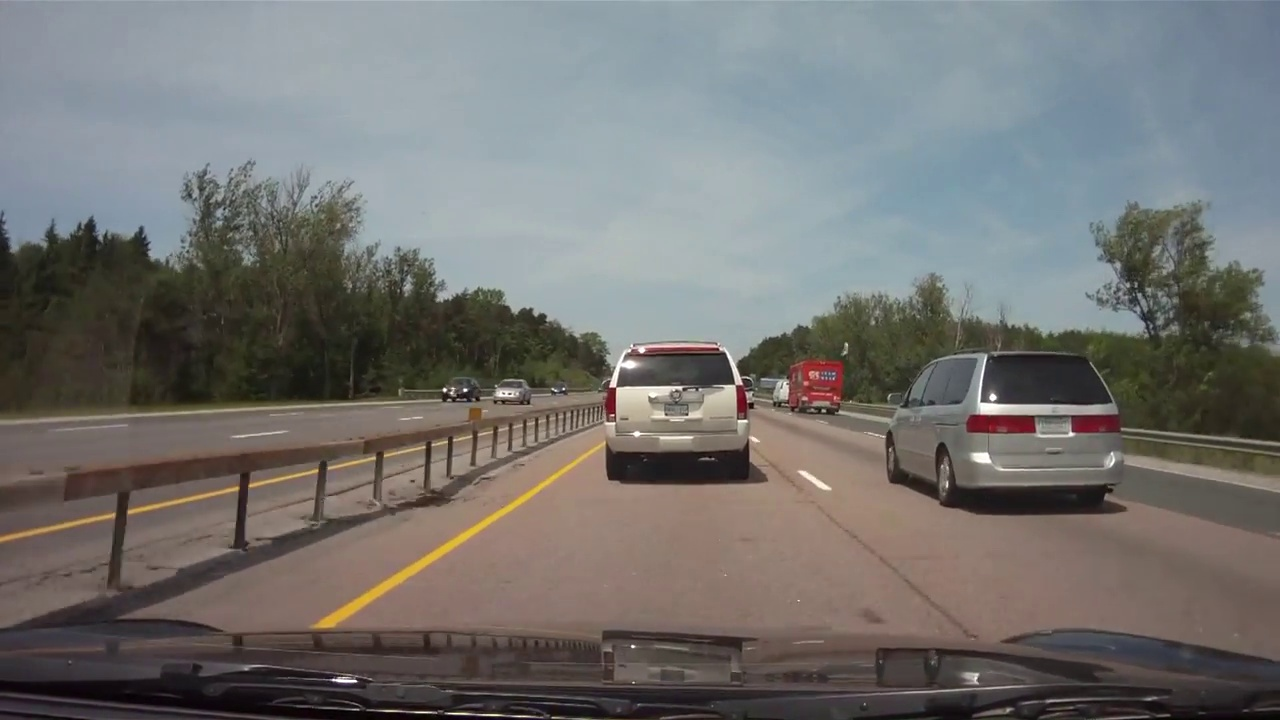
#> input picture Test_images/dashcam_driving/frame1005.jpg, 1280 x 720 px, given in place of frame100.jpg, which was not available
$ python Pipeline.py   (older library calls are emulated)
#> lines starting #> are read from the running program, lines starting #| are printed output that depends on the picture; pictures that were not available may be replaced by others from this repository, and a replacement may not be noted
import numpy as np
import cv2
import pickle
import glob
import matplotlib.pyplot as plt
import os
# [5 lines of commented-out code are left out]

mtx = np.array([[1.15694035e+03, 0.00000000e+00, 6.65948597e+02],[0.00000000e+00, 1.15213869e+03, 3.88785178e+02],[0.00000000e+00, 0.00000000e+00, 1.00000000e+00]],np.float64)
dist = np.array([-2.37636612e-01, -8.54129776e-02, -7.90955950e-04, -1.15908700e-04, 1.05741395e-01],np.float64)

def unwarp(img, src, dst):
    h,w = img.shape[:2]
    # use cv2.getPerspectiveTransform() to get M, the transform matrix, and Minv, the inverse
    M = cv2.getPerspectiveTransform(src, dst)
    Minv = cv2.getPerspectiveTransform(dst, src)
    # use cv2.warpPerspective() to warp your image to a top-down view
    warped = cv2.warpPerspective(img, M, (w,h), flags=cv2.INTER_LINEAR)
    return warped, M, Minv

def undistort(img):
    undist = cv2.undistort(img, mtx, dist, None, mtx)
    return undist

# Define a function that applies Sobel x or y,
# then takes an absolute value and applies a threshold.
def abs_sobel_thresh(img, orient='x', thresh_min=25, thresh_max=255):
    # Apply the following steps to img
    # 1) Convert to grayscale === or LAB L channel
    gray = (cv2.cvtColor(img, cv2.COLOR_RGB2Lab))[:,:,0]
    # 2) Take the derivative in x or y given orient = 'x' or 'y'
    sobel = cv2.Sobel(gray, cv2.CV_64F, orient=='x', orient=='y')
    # 3) Take the absolute value of the derivative or gradient
    abs_sobel = np.absolute(sobel)
    # 4) Scale to 8-bit (0 - 255) then convert to type = np.uint8
    scaled_sobel = np.uint8(255*abs_sobel/np.max(abs_sobel))
    # 5) Create a mask of 1's where the scaled gradient magnitude
            # is > thresh_min and < thresh_max
    sxbinary = np.zeros_like(scaled_sobel)
    sxbinary[(scaled_sobel >= thresh_min) & (scaled_sobel <= thresh_max)] = 1
    # 6) Return this mask as your binary_output image
    binary_output = sxbinary # Remove this line
    return binary_output

# Define a function that applies Sobel x and y,
# then computes the magnitude of the gradient
# and applies a threshold
# [102 lines left out: functions mag_thresh, dir_thresh, hls_sthresh, hls_lthresh, lab_bthresh, pipeline, not called in this run]


def main():
    dashcam_image_path = '/home/profesor/Documents/[ADAS]_Finding_Lanes/dashcam_driving/'
    img_arg="frame"
    count = 100
    k=0
    #cv2.namedWindow('prikaz', cv2.WINDOW_NORMAL)
    while k is not 27:

        imgOriginal = cv2.imread(dashcam_image_path+img_arg+str(count)+".jpg")               # open image
#> imgOriginal is the input picture: shape (720, 1280, 3); mean B, G, R 112.4, 114.5, 115.3
        #imgOriginal = cv2.imread('/home/profesor/Documents/test_files/roma/BDXD54/IMG00106.jpg')               # open image

        cv2.namedWindow(img_arg+str(count)+".jpg", cv2.WINDOW_NORMAL)
        cv2.resizeWindow(img_arg+str(count)+".jpg",1280,720)
        if imgOriginal is None:                             # if image was not read successfully
            print ("error: image not read from file \n\n")        # print error message to std out
            os.system("pause")                                  # pause so user can see error message
            return

        exampleImg=np.copy(imgOriginal)
        exampleImg_undistort = undistort(exampleImg)
        #exampleImg_undistort = exampleImg
        h,w = exampleImg_undistort.shape[:2]
         # original values
        src = np.float32([(575,464),
                          (707,464),
                          (258,682),
                          (1049,682)])
        # src = np.float32([(550,430),
        #                   (730,430),
        #                   (200,622),
        #                   (1080,622)])
        dst = np.float32([(450,0),
                          (w-450,0),
                          (450,h),
                          (w-450,h)])

        exampleImg_unwarp, M, Minv = unwarp(exampleImg_undistort, src, dst)
#> in unwarp, `warped = cv2.warpPerspective(img, M, (w,h), flags=cv2.INTER_LINEAR)`:
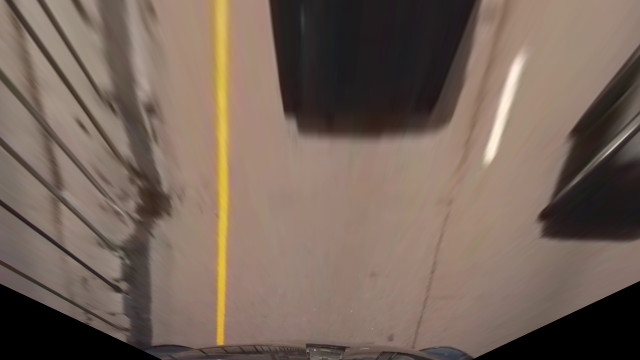
#> warped: shape (720, 1280, 3) (shown at 1/2 size); mean B, G, R 90, 101.1, 118.3
#> M = [[-0.299, -1.51, 823.7], [-4.34e-16, -2.06, 954], [-2.81e-19, -0.00238, 1]]; Minv = [[0.347, -0.739, 418.7], [0, -0.486, 464], [0, -0.00116, 1]]

        # Visualize multiple color space channels
        exampleImg_unwarp_R = exampleImg_unwarp[:,:,0]
        exampleImg_unwarp_G = exampleImg_unwarp[:,:,1]
        exampleImg_unwarp_B = exampleImg_unwarp[:,:,2]
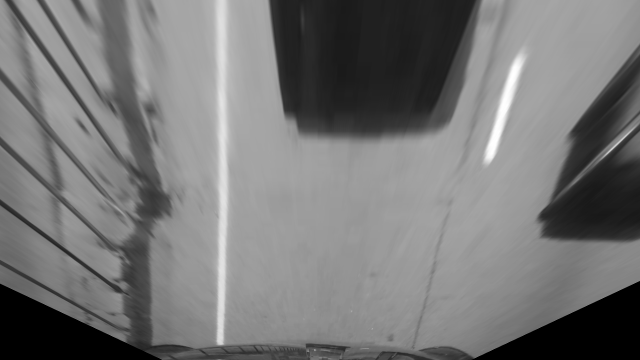
#> exampleImg_unwarp_B: shape (720, 1280) (shown at 1/2 size); min 0, max 255, mean 118.3
        exampleImg_unwarp_HSV = cv2.cvtColor(exampleImg_unwarp, cv2.COLOR_RGB2HSV)
#> exampleImg_unwarp_HSV: shape (720, 1280, 3); mean H, S, V 103.4, 55.6, 118.4
        exampleImg_unwarp_H = exampleImg_unwarp_HSV[:,:,0]
        exampleImg_unwarp_S = exampleImg_unwarp_HSV[:,:,1]
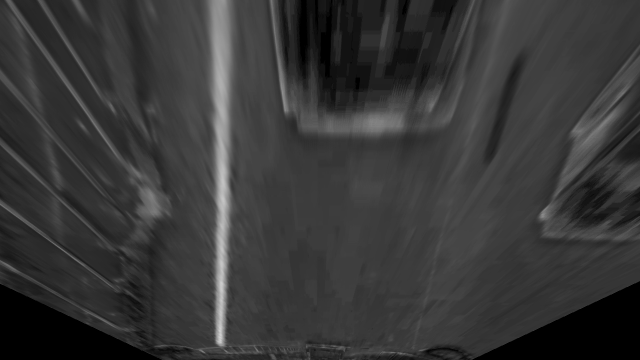
#> exampleImg_unwarp_S: shape (720, 1280) (shown at 1/2 size); min 0, max 210, mean 55.6
        exampleImg_unwarp_V = exampleImg_unwarp_HSV[:,:,2]
        exampleImg_unwarp_LAB = cv2.cvtColor(exampleImg_unwarp, cv2.COLOR_RGB2Lab)
#> exampleImg_unwarp_LAB: shape (720, 1280, 3); mean of channels 0, 1, 2 106.8, 128.1, 117.3
        exampleImg_unwarp_L = exampleImg_unwarp_LAB[:,:,0]
        exampleImg_unwarp_A = exampleImg_unwarp_LAB[:,:,1]
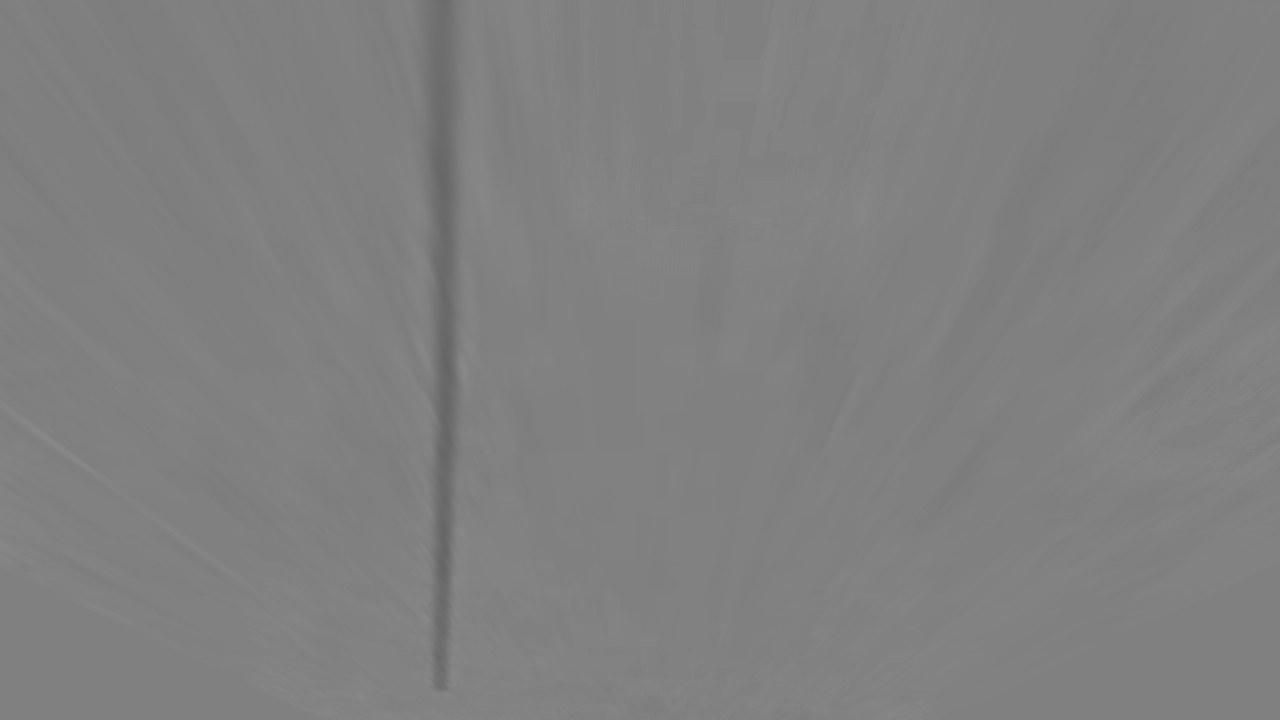
#> exampleImg_unwarp_A: shape (720, 1280); min 101, max 137, mean 128.1
        exampleImg_unwarp_B2 = exampleImg_unwarp_LAB[:,:,2]

        #-----------------------------------------------------------
        min_thresh=50
        max_thresh=150
        exampleImg_sobelAbs = abs_sobel_thresh(exampleImg_unwarp, 'x', min_thresh, max_thresh)

        #--------------------------------------------------------------
        min_thresh2=30
        max_thresh2=200
        kernel_size=(1,31,2)
        exampleImg_sobelMag = mag_thresh(exampleImg_unwarp, kernel_size, (min_thresh2, max_thresh2))

        #--------------------------------------------------------------
        min_thresh3=0
        max_thresh3=0.09
        kernel_size2=7
        exampleImg_sobelDir = dir_thresh(exampleImg_unwarp, kernel_size2, (min_thresh3, max_thresh3))

        combined = np.zeros_like(exampleImg_sobelMag)
        combined[((exampleImg_sobelMag == 1) & (exampleImg_sobelDir == 1))] = 1

        exampleImg_SThresh = hls_sthresh(exampleImg_unwarp)
        exampleImg_LThresh = hls_lthresh(exampleImg_unwarp)
        exampleImg_LBThresh = lab_bthresh(exampleImg_unwarp)
        #-----------------------------------------------------------------
        combined_HLSl_LABb = np.zeros_like(exampleImg_LBThresh)
        combined_HLSl_LABb[((exampleImg_LBThresh == 1) | (exampleImg_LThresh == 1))] = 1

        combined_HLSs_LABb = np.zeros_like(exampleImg_SThresh)
        combined_HLSs_LABb[((exampleImg_LBThresh == 1) | (exampleImg_SThresh == 1))] = 1


        #cv2.imshow(img_arg+str(count)+".jpg", copy_image)
        #cv2.imshow(img_arg+str(count)+".jpg", resized_img)
        rows,cols,channels = imgOriginal.shape
        veca_slika=np.copy(imgOriginal)

        # small_org=cv2.resize(imgOriginal,(int(cols/2),int(rows/2)))
        # red,stup,kanal = small_org.shape
        # veca_slika[red:rows,0:stup]=small_org


        cv2.putText(exampleImg_unwarp, 'ROI Warped', (250, 100), 2, 3, (0, 0, 255), 2, cv2.LINE_AA)
        resized_warped=cv2.resize(exampleImg_unwarp,(int(cols/3),int(rows/3)))
        red2,stup2,kanal2 = resized_warped.shape
        veca_slika[0:red2,0:stup2]=resized_warped

        #
        # resized_warped=cv2.resize(exampleImg_undistort,(int(cols/3),int(rows/3)))
        # red4,stup4,kanal4 = resized_warped.shape
        # veca_slika[0:red,stup:stup+stup4]=resized_warped

        res=cv2.bitwise_and(exampleImg_unwarp,exampleImg_unwarp, mask=combined_HLSl_LABb)

        cv2.putText(res, 'HLS L + LAB B', (250, 100), 2, 3, (0, 0, 255), 2, cv2.LINE_AA)
        resized_warped_lines=cv2.resize(res,(int(cols/3),int(rows/3)))
        red3,stup3,kanal3 = resized_warped_lines.shape
        veca_slika[0:red3,stup2:stup2+stup3]=resized_warped_lines


        cv2.imshow(img_arg+str(count)+".jpg", veca_slika)

        k = cv2.waitKey()
        if k == 83:
            count=count+1
        elif k == 81:
            if count !=0:
                count=count-1# hold windows open until user presses a key
        cv2.destroyAllWindows()                     # remove windows from memory
    cv2.destroyAllWindows()
    return

###################################################################################################
if __name__ == "__main__":
#> (the run stopped early here; a loop or call above may not have finished)

$ run again, on Test_images/dashcam_driving/frame1043.jpg
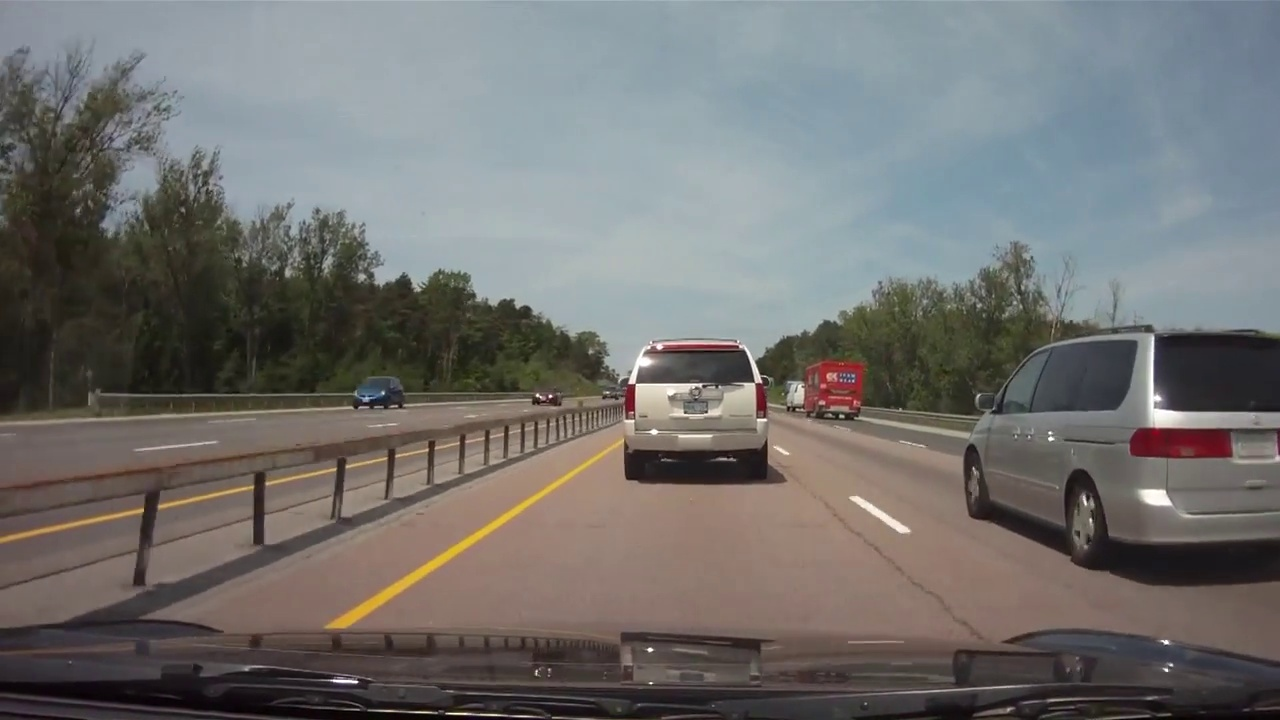
#> input picture Test_images/dashcam_driving/frame1043.jpg, 1280 x 720 px, given in place of frame100.jpg, which was not available
#> in main, imgOriginal is the input picture: shape (720, 1280, 3); mean B, G, R 111.1, 112.8, 113.7
#> in unwarp, `warped = cv2.warpPerspective(img, M, (w,h), flags=cv2.INTER_LINEAR)`:
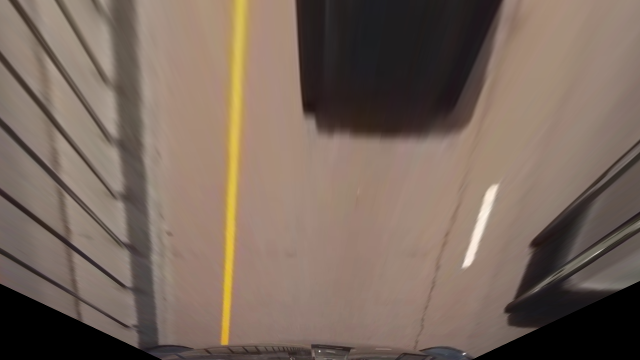
#> warped: shape (720, 1280, 3) (shown at 1/2 size); mean B, G, R 92.8, 104.2, 121.4
#> in main, `exampleImg_unwarp, M, Minv = unwarp(exampleImg_undistort, src, dst)`: M = [[-0.299, -1.51, 823.7], [-4.34e-16, -2.06, 954], [-2.81e-19, -0.00238, 1]]; Minv = [[0.347, -0.739, 418.7], [0, -0.486, 464], [0, -0.00116, 1]]
#> exampleImg_unwarp_HSV: shape (720, 1280, 3); mean H, S, V 104.3, 54.3, 121.4
#> exampleImg_unwarp_LAB: shape (720, 1280, 3); mean of channels 0, 1, 2 110, 128, 117.3
#> in main, `exampleImg_unwarp_A = exampleImg_unwarp_LAB[:,:,1]`:
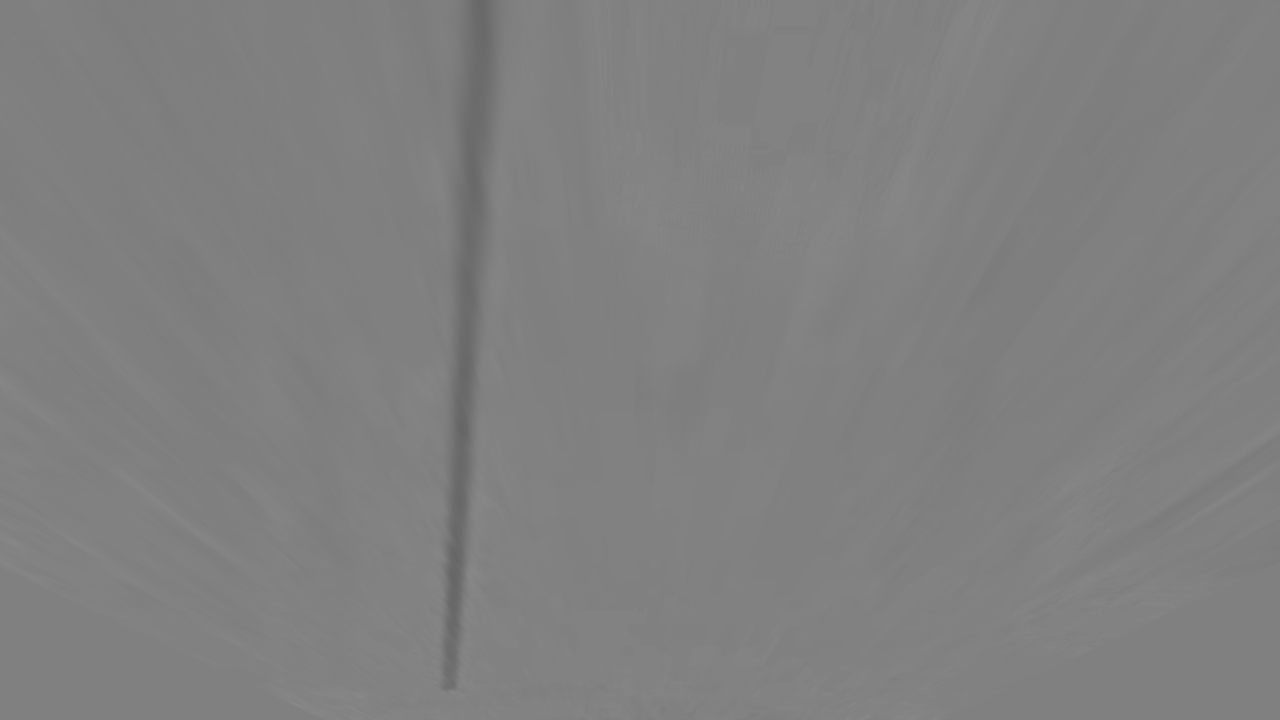
#> exampleImg_unwarp_A: shape (720, 1280); min 101, max 136, mean 128

$ run again, on Test_images/dashcam_driving/frame1065.jpg
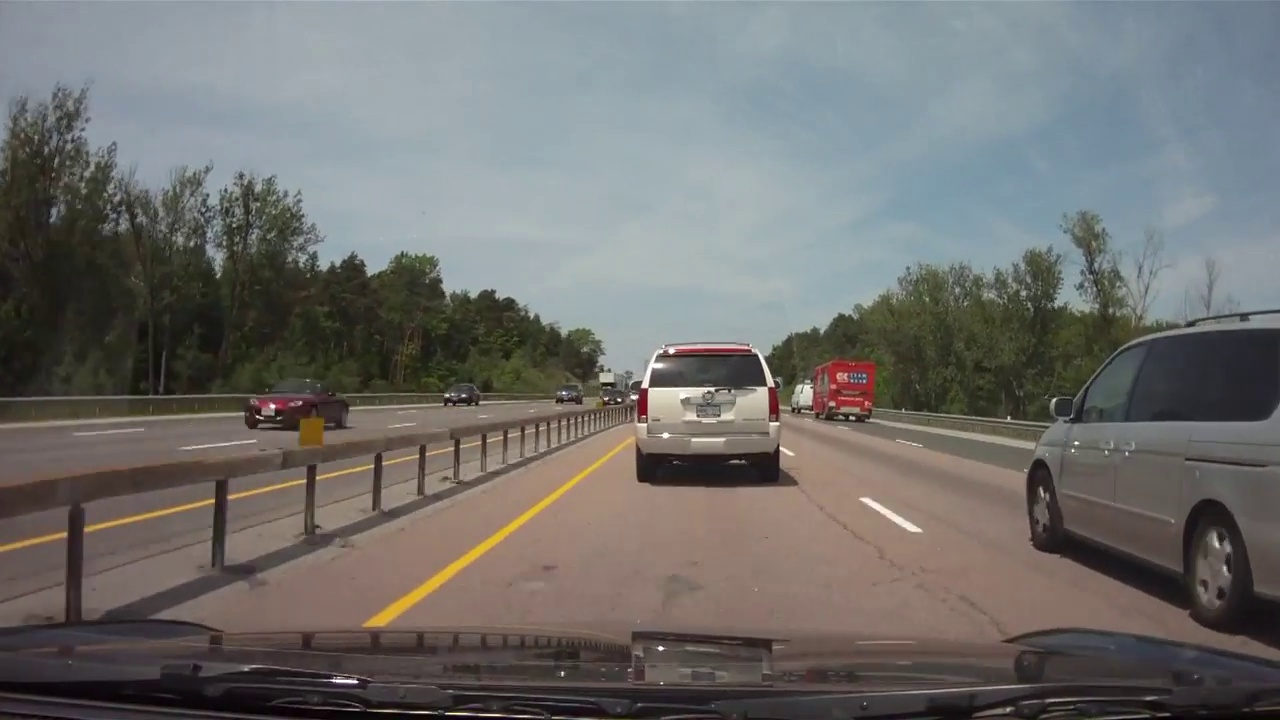
#> input picture Test_images/dashcam_driving/frame1065.jpg, 1280 x 720 px, given in place of frame100.jpg, which was not available
#> in main, imgOriginal is the input picture: shape (720, 1280, 3); mean B, G, R 109.3, 111.3, 111.9
#> in unwarp, `warped = cv2.warpPerspective(img, M, (w,h), flags=cv2.INTER_LINEAR)`:
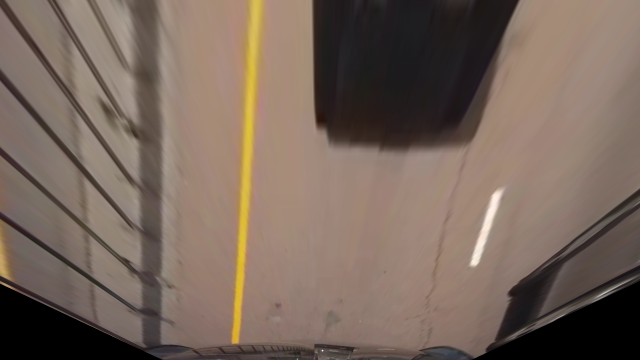
#> warped: shape (720, 1280, 3) (shown at 1/2 size); mean B, G, R 91.8, 103.1, 120.4
#> in main, `exampleImg_unwarp, M, Minv = unwarp(exampleImg_undistort, src, dst)`: M = [[-0.299, -1.51, 823.7], [-4.34e-16, -2.06, 954], [-2.81e-19, -0.00238, 1]]; Minv = [[0.347, -0.739, 418.7], [0, -0.486, 464], [0, -0.00116, 1]]
#> exampleImg_unwarp_HSV: shape (720, 1280, 3); mean H, S, V 104.1, 54.9, 120.5
#> exampleImg_unwarp_LAB: shape (720, 1280, 3); mean of channels 0, 1, 2 108.9, 128.1, 117.2
#> in main, `exampleImg_unwarp_A = exampleImg_unwarp_LAB[:,:,1]`:
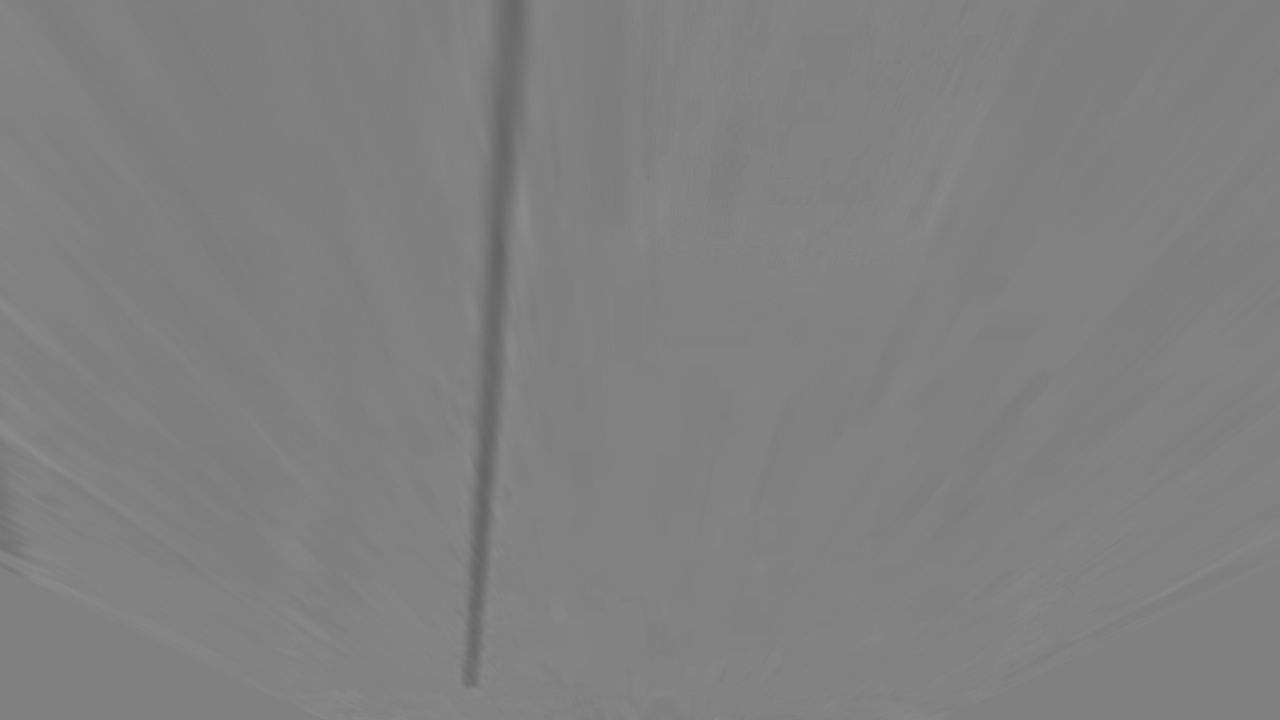
#> exampleImg_unwarp_A: shape (720, 1280); min 100, max 139, mean 128.1
